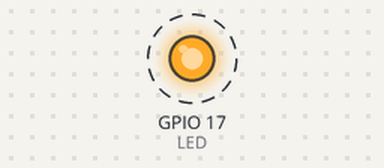
This program was run on a simulated Raspberry Pi (BCM pin numbers). Shown: output pins drawn as LEDs (lit = HIGH). Dashed ring = blinking.

Above: at 0.5 s.
Timing chart, 0 to 4.6 s (numbered marks = the images above):
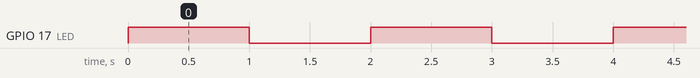

Measured:
- by itself, GPIO 17 (LED): alternates HIGH for 1.0 s and LOW for 1.0 s

The program:

blink.py
```python
import RPi.GPIO as GPIO
import time

LED = 17

GPIO.setmode(GPIO.BCM)     # Set to board numbering
GPIO.setup(LED, GPIO.OUT)  # Setup LED channel for output
GPIO.output(LED, GPIO.LOW)  # Initialize output state to low

try:
    while True:
        GPIO.output(LED, GPIO.HIGH)
        time.sleep(1)
        GPIO.output(LED, GPIO.LOW)
        time.sleep(1)
except KeyboardInterrupt:
    print 'Exiting'
    GPIO.cleanup()
```
